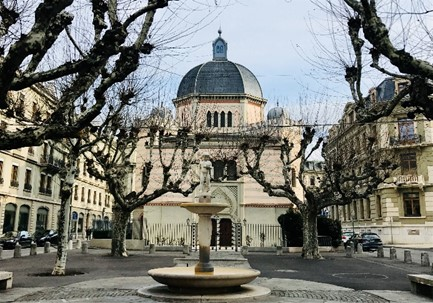
#> input picture media/img/geneva.jpg, 433 x 303 px
$ python geneva_sobel.py
#> lines starting #> are read from the running program, lines starting #| are printed output that depends on the picture; after the words box and inside, x2 and y2 are one past the last pixel; in counts of white or black regions, pixels touching at a corner belong together
import cv2
from math import sqrt
import numpy as np

if __name__ == '__main__':
    src = cv2.imread('../../media/img/geneva.jpg', cv2.IMREAD_GRAYSCALE)
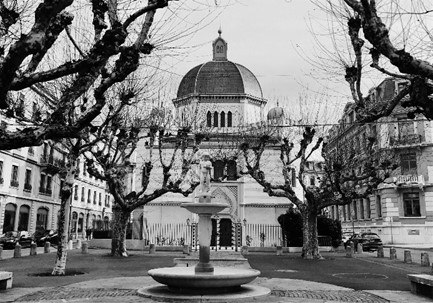
#> src: shape (303, 433); min 0, max 255, mean 121

    height, width = src.shape
#> height = 303; width = 433
    dst = np.zeros((height + 2, width + 2), dtype=np.uint8)
    for y in range(height):
        for x in range(width):
            dst[y + 1, x + 1] = src[y, x]
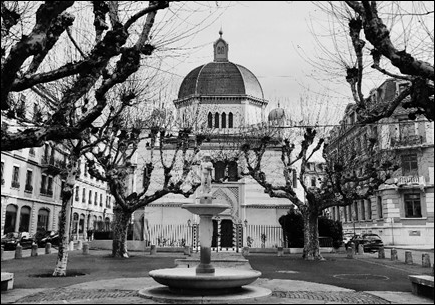
#> dst: shape (305, 435); min 0, max 255, mean 119.6
    for y in range(height):
        dst[y, 0] = src[y, 0]
        dst[y, width + 1] = src[y, width - 1]
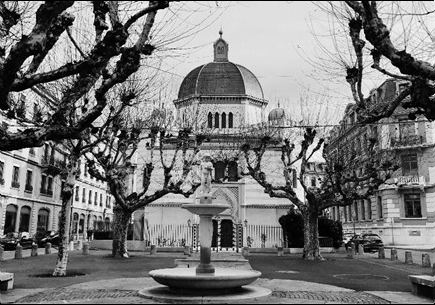
#> dst: shape (305, 435); 0.45% of pixels changed, all inside (x1, y1, x2, y2) = (0, 0, 435, 303)
    for x in range(width):
        dst[0, x] = src[0, x]
        dst[height + 1, x] = src[height - 1, x]
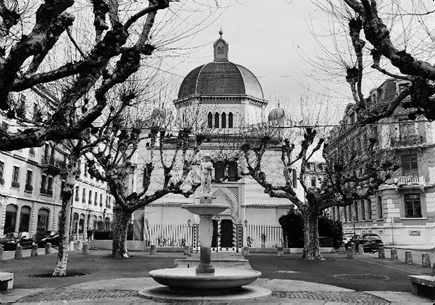
#> dst: shape (305, 435); 0.65% of pixels changed, all inside (x1, y1, x2, y2) = (0, 0, 433, 305)
    for y in range(height):
        for x in range(width):
#> (the run stopped early here; a loop or call above may not have finished)

$ run again, with media/img/antar.jpg copied over media/img/geneva.jpg
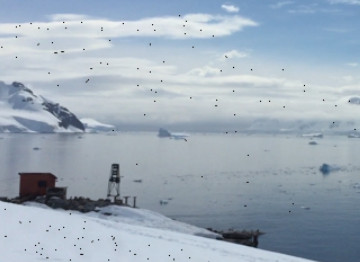
#> input picture media/img/antar.jpg, 360 x 262 px
#> after the loop `for y in range(height):`:
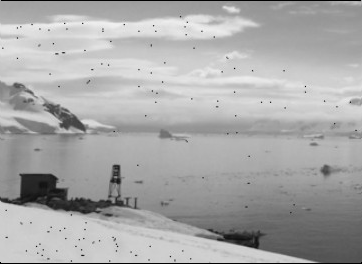
#> dst: shape (264, 362); min 0, max 247, mean 168.6
#> after the loop `for x in range(width):`:
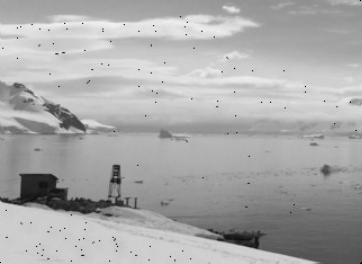
#> dst: shape (264, 362); 0.75% of pixels changed, all inside (x1, y1, x2, y2) = (0, 0, 360, 264)

$ run again, with media/img/antarctic.jpg copied over media/img/geneva.jpg
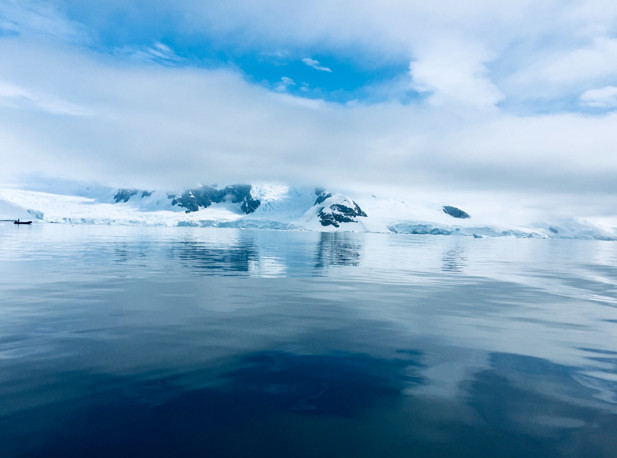
#> input picture media/img/antarctic.jpg, 617 x 458 px
#> after the loop `for y in range(height):`:
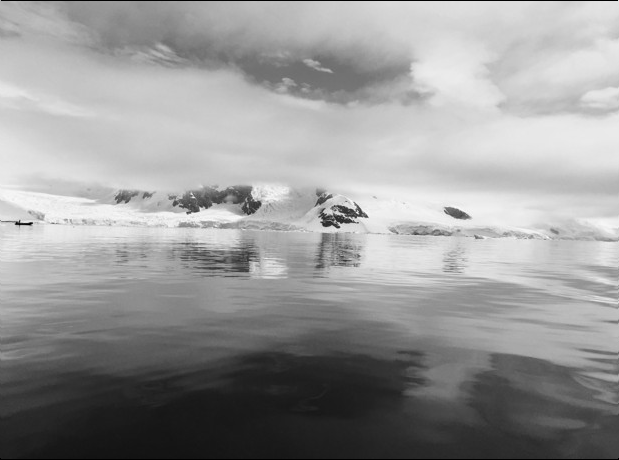
#> dst: shape (460, 619); min 0, max 252, mean 152.2
#> after the loop `for x in range(width):`:
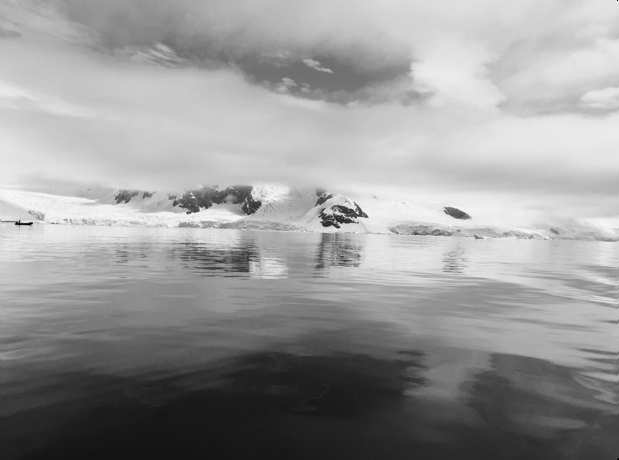
#> dst: shape (460, 619); 0.43% of pixels changed, all inside (x1, y1, x2, y2) = (0, 0, 617, 460)
